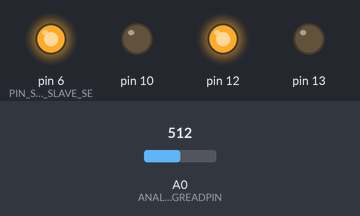
Bench run of a sketch on a simulated Arduino Uno, built with avr-gcc and run on an emulated ATmega328P. On the bench: output pins drawn as LEDs (lit = HIGH). The test bench sets the inputs (shaded band); at power-on: A0 (ANALOGREADPIN) = 512. Pins used as bus, display or sensor lines are not drawn; what the sketch prints to the serial monitor is not drawn.

Above: at 0.9 s.
At 2.9 s:
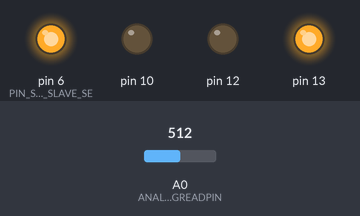
Timing chart, 0 to 4.5 s (numbered marks = the images above):
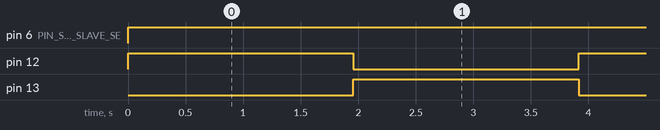

Measured:
- by itself, pin 6 (PIN_SPI_SLAVE_SE): LOW → HIGH at 0.00 s
- by itself, pin 12, pin 13: alternates HIGH for 2.0 s and LOW for 2.0 s

The sketch:

test.ino
```cpp
#include <stdint.h>
#include <SPI.h>


#define SPI_ADDRESS_SYNTH_B 0x01
#define SPI_ADDRESS_POWER   0x0A
#define SPI_ADDRESS_STATE   0x0F
#define PIN_SPI_CLOCK 2
#define PIN_SPI_DATA 3
#define PIN_SPI_SLAVE_SE 6

void sendBits(uint32_t bits, uint8_t count) {
    for (uint8_t i = 0; i < count; i++) {
        sendBit(bits & 0x1);
        bits >>= 1;
    }
}
void sendBit(uint8_t value) {
    digitalWrite(PIN_SPI_CLOCK, LOW);
    delayMicroseconds(1);

    digitalWrite(PIN_SPI_DATA, value);
    delayMicroseconds(1);
    digitalWrite(PIN_SPI_CLOCK, HIGH);
    delayMicroseconds(1);

    digitalWrite(PIN_SPI_CLOCK, LOW);
    delayMicroseconds(1);
}
void sendSlaveSelect(uint8_t value) {
    digitalWrite(PIN_SPI_SLAVE_SE, value);
    delayMicroseconds(1);
}
void sendRegister(uint8_t address, uint32_t data) {
    sendSlaveSelect(LOW);
    sendBits(address, 4);
    sendBit(HIGH); // Enable write.
    sendBits(data, 20);
    sendSlaveSelect(HIGH);
    digitalWrite(PIN_SPI_CLOCK, LOW);
    digitalWrite(PIN_SPI_DATA, LOW);
}
uint16_t getSynthRegisterBFreq(uint16_t f) {
  return ((((f - 479) / 2) / 32) << 7) | (((f - 479) / 2) % 32);
}
void setSynthRegisterB(uint16_t value) {
   sendRegister(SPI_ADDRESS_SYNTH_B, value);
}
void setChannelByFreq(uint16_t freq){
  //setSynthRegisterB(getSynthRegisterBFreq(freq));
  sendRegister(SPI_ADDRESS_SYNTH_B, getSynthRegisterBFreq(freq));
}


void setup(){
  pinMode(6,OUTPUT);
  pinMode(12,OUTPUT);
  pinMode(13,OUTPUT);
  pinMode(10,OUTPUT);
  pinMode(2,OUTPUT);
  pinMode(3,OUTPUT);
  //SPI.begin(2,10,3,11);
  setChannelByFreq(5945);
  Serial.begin(115200);
}

#define ANALOGREADPIN 0
void loop(){
  Serial.println("abcd");
  setChannelByFreq(5945);
  digitalWrite(12,HIGH);
  digitalWrite(13,LOW);
  Serial.println( analogRead(ANALOGREADPIN) );delay(50);
  Serial.println( analogRead(ANALOGREADPIN) );delay(100);
  Serial.println( analogRead(ANALOGREADPIN) );delay(100);
  Serial.println( analogRead(ANALOGREADPIN) );delay(100);
  Serial.println( analogRead(ANALOGREADPIN) );delay(100);
  Serial.println( analogRead(ANALOGREADPIN) );delay(100);
  Serial.println( analogRead(ANALOGREADPIN) );delay(100);
  Serial.println( analogRead(ANALOGREADPIN) );delay(100);
  Serial.println( analogRead(ANALOGREADPIN) );delay(100);
  Serial.println( analogRead(ANALOGREADPIN) );delay(100);
  Serial.println( analogRead(ANALOGREADPIN) );delay(100);
  Serial.println( analogRead(ANALOGREADPIN) );delay(100);
  Serial.println( analogRead(ANALOGREADPIN) );delay(100);
  Serial.println( analogRead(ANALOGREADPIN) );delay(100);
  Serial.println( analogRead(ANALOGREADPIN) );delay(100);
  Serial.println( analogRead(ANALOGREADPIN) );delay(100);
  Serial.println( analogRead(ANALOGREADPIN) );delay(100);
  Serial.println( analogRead(ANALOGREADPIN) );delay(100);
  Serial.println( analogRead(ANALOGREADPIN) );delay(100);
  Serial.println( analogRead(ANALOGREADPIN) );delay(100);
  setChannelByFreq(5825);
  digitalWrite(12,LOW);
  digitalWrite(13,HIGH);
  Serial.println( analogRead(ANALOGREADPIN) );delay(50);
  Serial.println( analogRead(ANALOGREADPIN) );delay(100);
  Serial.println( analogRead(ANALOGREADPIN) );delay(100);
  Serial.println( analogRead(ANALOGREADPIN) );delay(100);
  Serial.println( analogRead(ANALOGREADPIN) );delay(100);
  Serial.println( analogRead(ANALOGREADPIN) );delay(100);
  Serial.println( analogRead(ANALOGREADPIN) );delay(100);
  Serial.println( analogRead(ANALOGREADPIN) );delay(100);
  Serial.println( analogRead(ANALOGREADPIN) );delay(100);
  Serial.println( analogRead(ANALOGREADPIN) );delay(100);
  Serial.println( analogRead(ANALOGREADPIN) );delay(100);
  Serial.println( analogRead(ANALOGREADPIN) );delay(100);
  Serial.println( analogRead(ANALOGREADPIN) );delay(100);
  Serial.println( analogRead(ANALOGREADPIN) );delay(100);
  Serial.println( analogRead(ANALOGREADPIN) );delay(100);
  Serial.println( analogRead(ANALOGREADPIN) );delay(100);
  Serial.println( analogRead(ANALOGREADPIN) );delay(100);
  Serial.println( analogRead(ANALOGREADPIN) );delay(100);
  Serial.println( analogRead(ANALOGREADPIN) );delay(100);
  Serial.println( analogRead(ANALOGREADPIN) );delay(100);
}
```
